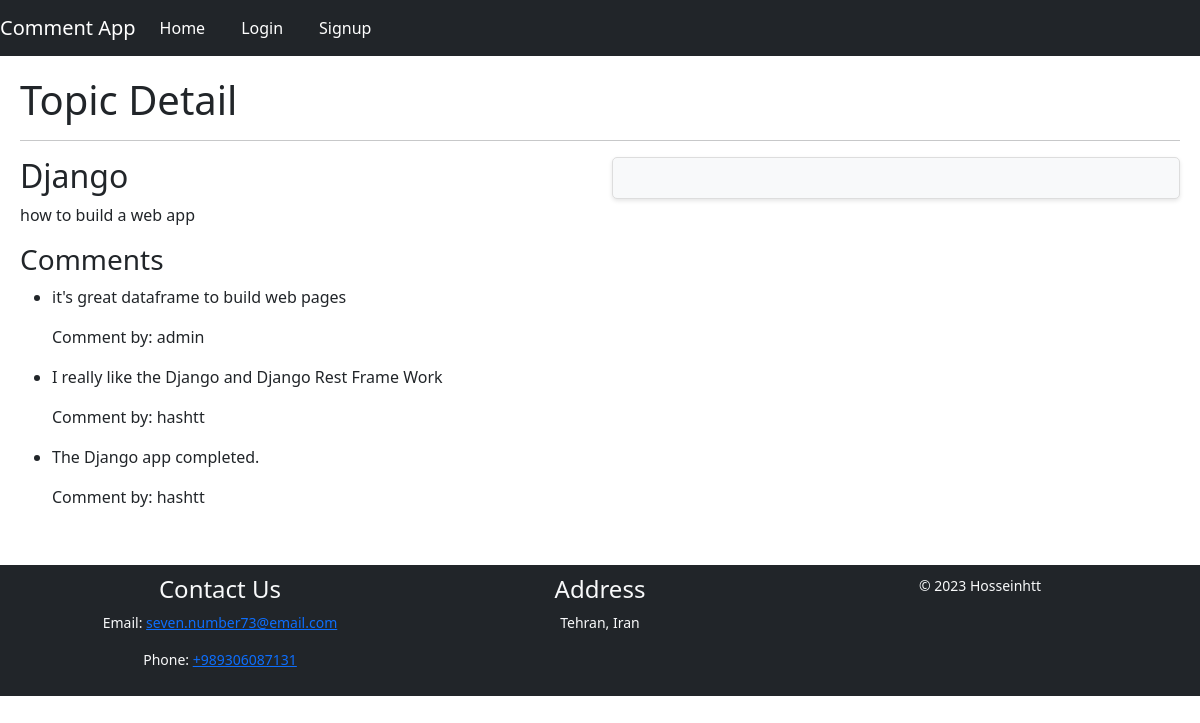
The app's page /topic/1/, older data.
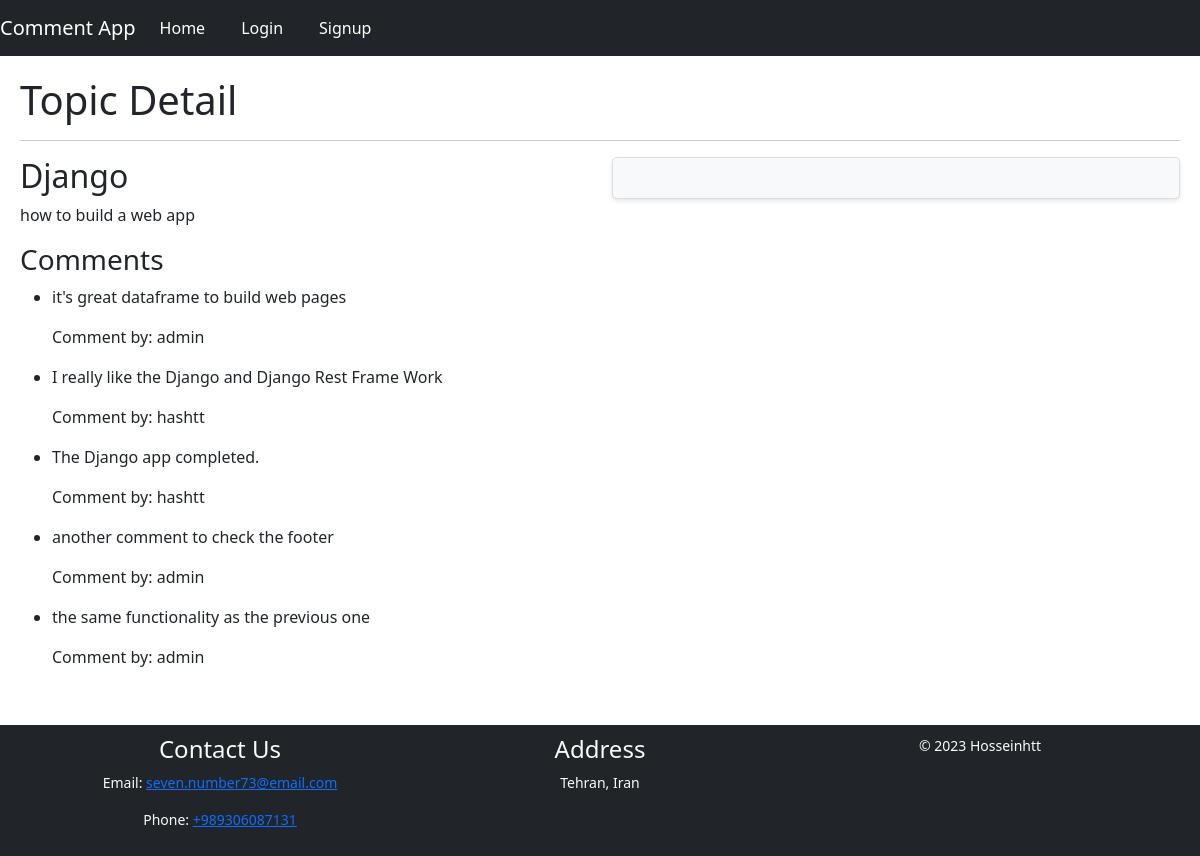
The same page, newer data.
### topic/models.py (models this page shows, shortened)
class Topic(models.Model):
    title = models.CharField(max_length=200)
    description = models.TextField()

class Comment(models.Model):
    topic = models.ForeignKey(Topic, on_delete=models.CASCADE)
    user = models.ForeignKey(User, on_delete=models.CASCADE)
    text = models.TextField()

### topic/views.py (the view)
# urls.py: path('topic/<int:topic_id>/', TopicDetailView.as_view(), name='topic_detail'),
class TopicDetailView(View):
    template_name = 'topic_detail.html'  # Create a template for topic detail
    def get(self, request, topic_id):
        topic = get_object_or_404(Topic, pk=topic_id)
        comments = Comment.objects.filter(topic=topic)
        comment_form = CommentForm()
        return render(request, self.template_name, {'topic': topic, 'comments': comments, 'comment_form': comment_form})

### templates/topic_detail.html (shortened to what this page needs)
{% extends 'base.html' %}
{% block body %}
    <h1>Topic Detail</h1>
    <hr>
    <div class="row">
    <div class="col-md-6">
    <h2>{{ topic.title }}</h2>
    <p>{{ topic.description }}</p>
    <h3>Comments</h3>
    <ul>
        {% for comment in comments %}
            <li>
                <p>{{ comment.text }}</p>
                <p>Comment by: {{ comment.user.username }}</p>
            </li>
        {% empty %}
            <li>No comments available.</li>
        {% endfor %}
    </ul>
    </div>
    <div class="col-md-6 text-md-right">
        <div class="form-container">
        </div>
    </div>
    {% endblock %}

### templates/base.html (shortened to what this page needs)
{% load static %}
<!DOCTYPE html>
<html lang="en">
<head>
    <link href="https://cdn.jsdelivr.net/npm/bootstrap@5.3.2/dist/css/bootstrap.min.css" rel="stylesheet">
    <link rel="stylesheet" href="{% static 'styles.css' %}">
    <link rel="stylesheet" type="text/css" href="{% static 'styles.css' %}">
</head>
<body>
    <nav class="navbar navbar-expand-lg navbar-dark bg-dark">
        <a class="navbar-brand" href="#">Comment App</a>
        <div class="collapse navbar-collapse" id="navbarNav">
            <ul class="navbar-nav">
                {% block navbar %}
                <li class="nav-item">
                    <a class="nav-link" href="{% url 'topics_list' %}">Home</a>
                </li>
                {% endblock %}
            </ul>
            {% if user.is_authenticated %}
            <ul class="navbar-nav ml-auto">
                <li class="nav-item dropdown">
                    <a class="nav-link dropdown-toggle" href="#" id="userDropdown" role="button" data-bs-toggle="dropdown"
                aria-haspopup="true" aria-expanded="false">
                        Welcome, {{ user.username }}
                    </a>
                    <div class="dropdown-menu" aria-labelledby="userDropdown">
                        <a class="dropdown-item" href="{% url 'user_profile' %}">Profile</a>
                        <div class="dropdown-divider"></div>
                        <a class="dropdown-item" href="{% url 'logout' %}">Logout</a>
                    </div>
                </li>
            </ul>
            {% else %}
            <ul class="navbar-nav ml-auto">
                <li class="nav-item">
                    <a class="nav-link" href="{% url 'login' %}">Login</a>
                </li>
                <li class="nav-item">
                    <a class="nav-link" href="{% url 'register' %}">Signup</a>
                </li>
            </ul>
            {% endif %}
        </div>
    </nav>
    <main>
        <div class="content">
        {% block body %}{% endblock %}
    </div>
    </main>
    <footer class="footer bg-dark text-light">
        <div class="container">
            <div class="row">
                <div class="col-md-4">
                    <h4>Contact Us</h4>
                    <p>Email: <a href="mailto:seven.number73@email.com">seven.number73@email.com</a></p>
                    <p>Phone: <a href="tel:+989306087131">+989306087131</a></p>
                </div>
                <div class="col-md-4">
                    <h4>Address</h4>
                    <p>Tehran, Iran</p>
                </div>
                <div class="col-md-4 text-md-right">
                    <p>&copy; 2023 Hosseinhtt</p>
                </div>
            </div>
        </div>
    </footer>
</body>
</html>

### static/styles.css (style rules this page uses)
body { display: flex; flex-direction: column; min-height: 100vh; margin: 0; }
nav { background-color: #333; color: #fff; padding: 10px 0; text-align: center; }
.navbar-nav { list-style-type: none; margin: 0; padding: 0; }
.nav-item { display: inline-block; margin-right: 20px; }
.nav-link { color: #fff; text-decoration: none; }
.content { padding-bottom: 100px; padding: 20px; overflow-y: auto; flex-grow: 1; margin-bottom: 20px; }
.footer { background-color: #333; color: #fff; padding: 10px 0; text-align: center; font-size: 14px; position: relative; }
.form-container { background-color: #f8f9fa; padding: 20px; border: 1px solid #ddd; border-radius: 5px; box-shadow: 0 2px 4px rgba(0, 0, 0, 0.1); }

Row changes from the older to the newer data that the page shows:
added Comment: text "another comment to check the footer", user.username "admin"
added Comment: text "the same functionality as the previous one", user.username "admin"
